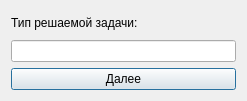
<?xml version="1.0" encoding="UTF-8"?>
<ui version="4.0">
 <class>TaskTypeAlertDialog</class>
 <widget class="QDialog" name="TaskTypeAlertDialog">   
  <property name="geometry">
   <rect>
    <x>0</x>
    <y>0</y>
    <width>247</width>
    <height>101</height>
   </rect>
  </property>
  <property name="maximumSize">
   <size>
    <width>16777215</width>
    <height>250</height>
   </size>
  </property>
  <property name="windowTitle">
   <string>Dialog</string>
  </property>
  <layout class="QVBoxLayout" name="verticalLayout">
   <item>
    <widget class="QLabel" name="label">
     <property name="text">
      <string>Тип решаемой задачи:</string>
     </property>
    </widget>
   </item>
   <item>
    <widget class="QLineEdit" name="lineEdit"/>
   </item>
   <item>
    <widget class="QPushButton" name="pushButton">
     <property name="text">
      <string>Далее</string>
     </property>
    </widget>
   </item>
  </layout>
 </widget>
 <resources/>
 <connections/>
</ui>
